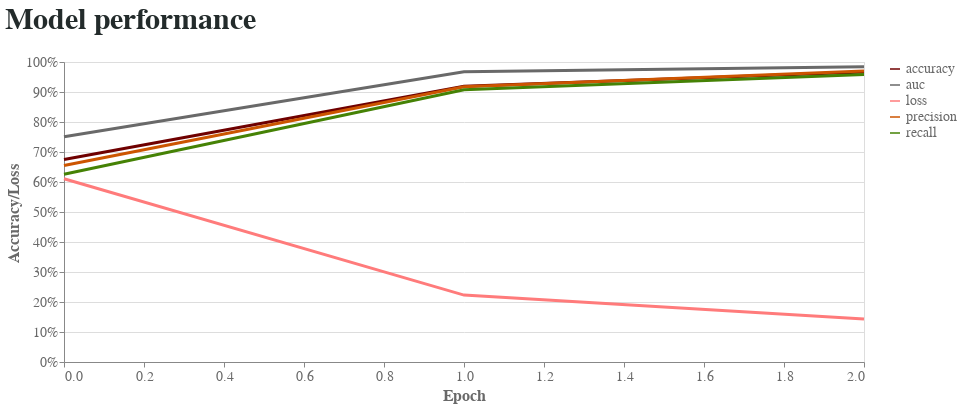

The code cell stored with this chart in its notebook:
### Markdown cell above
## Other Performence Metrics

### Code cell
line_chart(histories[0])

### Figure 1 — Vega-Lite specification as saved in the notebook (floating-point values rounded to 4 significant figures)
{"config": {"view": {"continuousWidth": 400, "continuousHeight": 300}, "axis": {"labelColor": "#696969", "labelFont": "Arial", "labelFontSize": 14, "titleColor": "#696969", "titleFont": "Arial", "titleFontSize": 16}, "title": {"anchor": "start", "color": "#232b2b", "font": "Arial", "fontSize": 30, "offset": 20}}, "data": {"name": "data-682f43a246ae9bbd886e9404d59349f8"}, "mark": {"type": "line", "size": 3}, "encoding": {"color": {"type": "nominal", "field": "variable", "legend": {"labelColor": "#696969", "labelFont": "Arial", "labelFontSize": 14, "title": null}, "scale": {"range": ["#6f0000", "#696969", "#ff7b7b", "#CC5500", "#458205"]}}, "x": {"type": "quantitative", "axis": {"grid": false, "tickCount": 10, "title": "Epoch"}, "field": "epoch"}, "y": {"type": "quantitative", "axis": {"format": "%", "title": "Accuracy/Loss"}, "field": "value"}}, "height": 300, "title": "Model performance", "width": 800, "$schema": "https://vega.github.io/schema/vega-lite/v4.8.1.json", "datasets": {"data-682f43a246ae9bbd886e9404d59349f8": [{"epoch": 0, "variable": "accuracy", "value": 0.6748}, {"epoch": 1, "variable": "accuracy", "value": 0.9194}, {"epoch": 2, "variable": "accuracy", "value": 0.967}, {"epoch": 0, "variable": "precision", "value": 0.6549}, {"epoch": 1, "variable": "precision", "value": 0.9172}, {"epoch": 2, "variable": "precision", "value": 0.9702}, {"epoch": 0, "variable": "recall", "value": 0.6261}, {"epoch": 1, "variable": "recall", "value": 0.9076}, {"epoch": 2, "variable": "recall", "value": 0.958}, {"epoch": 0, "variable": "auc", "value": 0.7509}, {"epoch": 1, "variable": "auc", "value": 0.9678}, {"epoch": 2, "variable": "auc", "value": 0.9845}, {"epoch": 0, "variable": "loss", "value": 0.6107}, {"epoch": 1, "variable": "loss", "value": 0.223}, {"epoch": 2, "variable": "loss", "value": 0.1437}]}}
